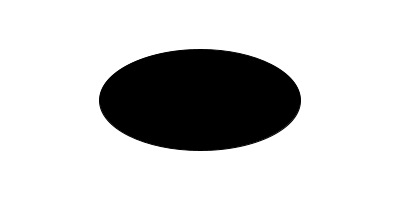
Frame 1 (no input)
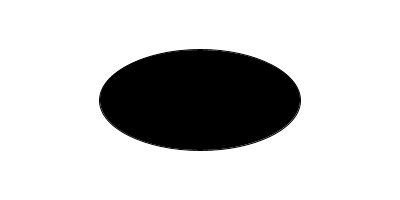
Frame 60 (the mouse pressed at the canvas centre just before this capture)
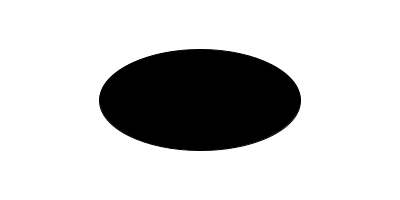
Frame 120 (the mouse held since frame 60 and released just before this capture)

The Processing sketch that drew these frames (run headless with seeded random() and noise(); from frame 60 on, the mouse is pressed at the canvas centre):

// Processing sketch: sketch_13_7_Pulse
// ── sketch_13_7_Pulse.pde


void setup(){
  size (400,200);
  smooth();
  frameRate(10);
}

void draw(){
  background(255);
  float theta = random(0.0,100);
  float xbreathe = (sin(theta)+1*width/2);
  float ybreathe = (sin(theta)+1*height/2);
  
  fill(0);
  stroke(0);
  ellipse(width/2,height/2,xbreathe,ybreathe);
}
